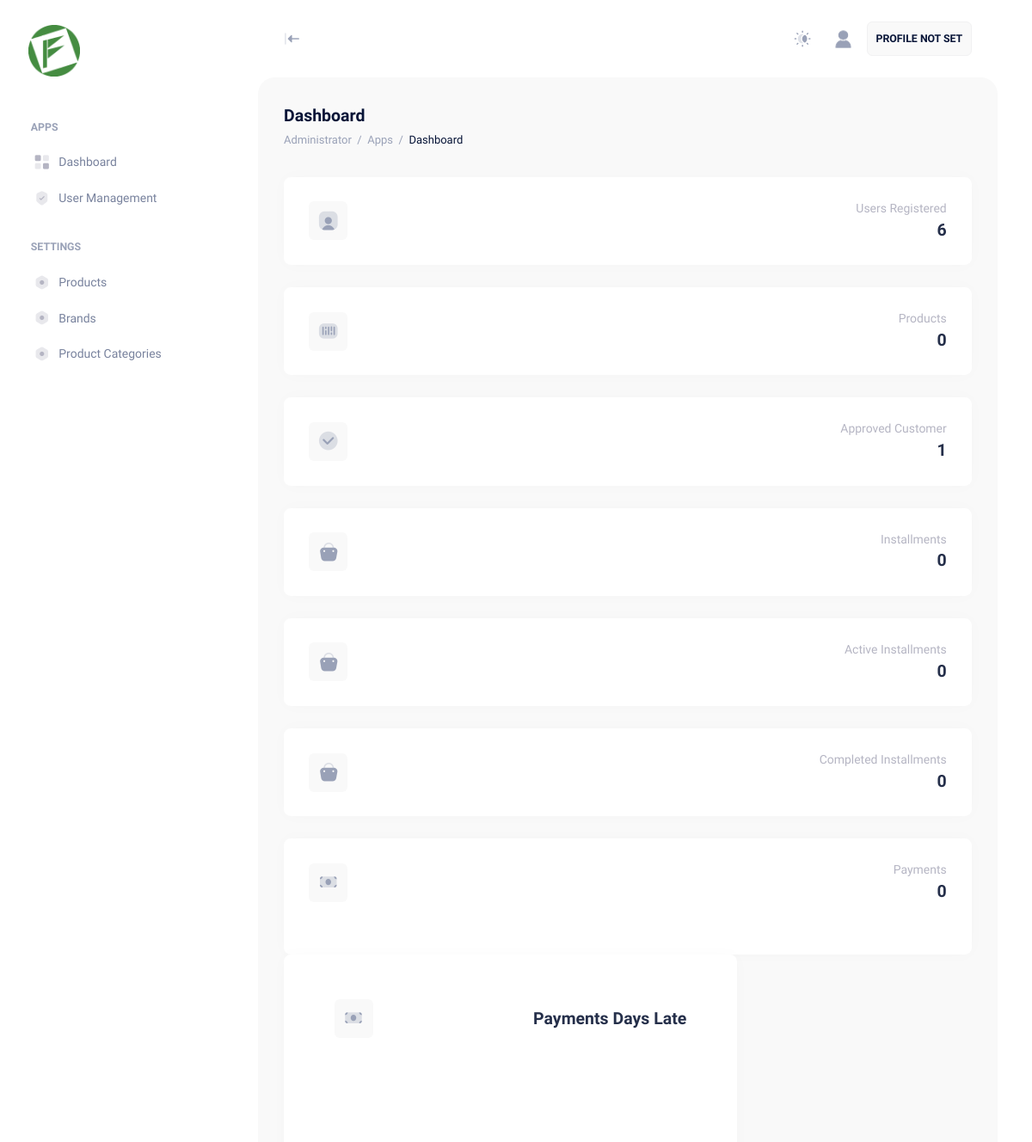
Page /user/administrator/dashboard.php (signed in, upper part) on the earlier database version.
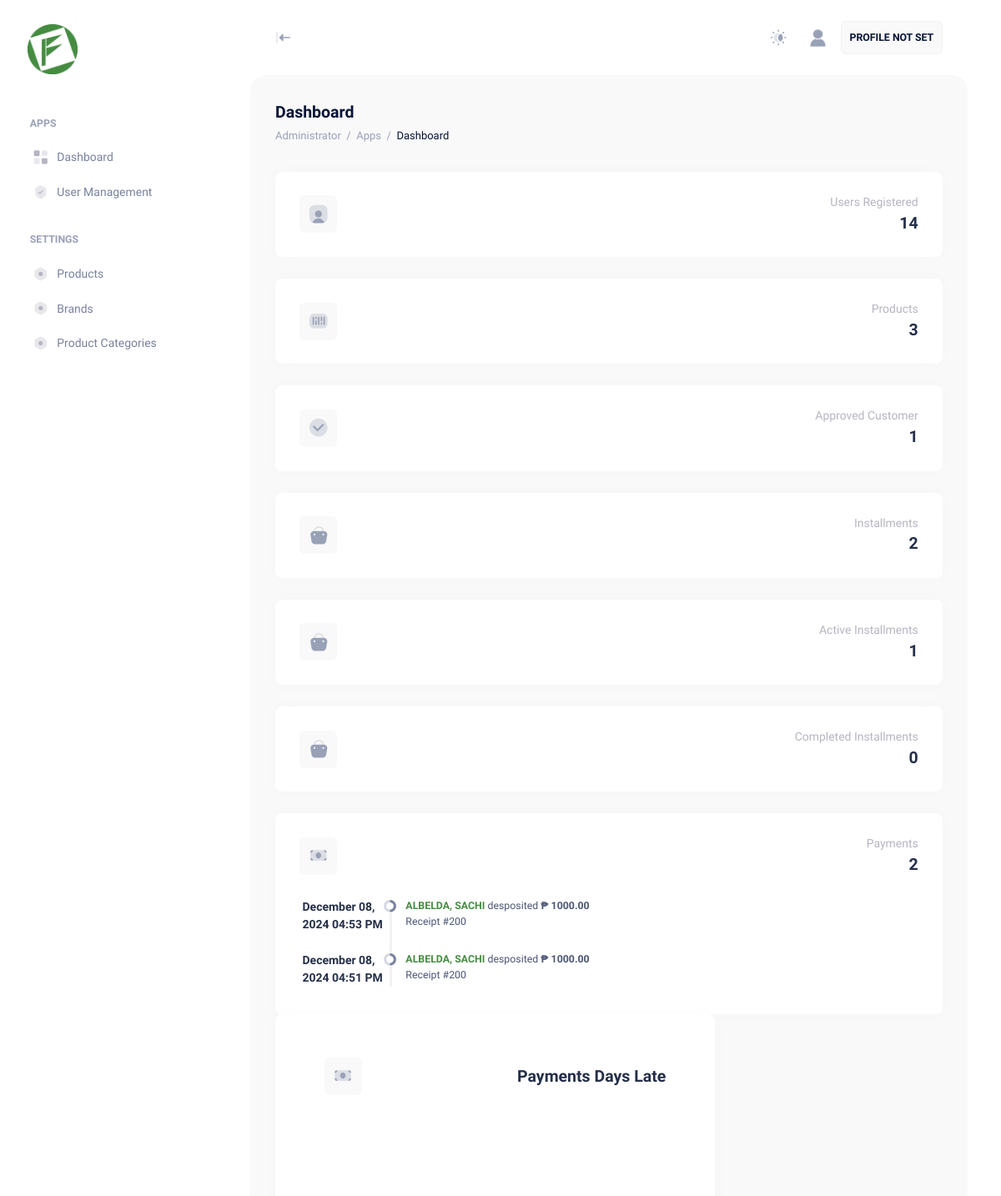
Same page on the later database version.
### tables this page shows
CREATE TABLE IF NOT EXISTS `mm_payments` (
  `PK_mm_payments` int NOT NULL AUTO_INCREMENT,
  `receiptNo` varchar(50) DEFAULT NULL,
  `amount` decimal(10,2) DEFAULT NULL,
  `processBy` int DEFAULT NULL,
  `processDate` datetime DEFAULT NULL,
  `FK_mn_installments` int DEFAULT NULL,
  `daysInterval` int DEFAULT NULL,
  `FK_appsysUsers` int DEFAULT NULL,
  PRIMARY KEY (`PK_mm_payments`)
);

CREATE TABLE IF NOT EXISTS `appsysusers` (
  `PK_appsysUsers` int NOT NULL AUTO_INCREMENT COMMENT 'AUTO GENERATED ID PER USER',
  `user_email` varchar(100) DEFAULT NULL COMMENT 'HASHED EMAIL',
  `user_password` longtext COMMENT 'HASHED PASSWORD',
  `user_empId` varchar(255) DEFAULT NULL COMMENT 'USER EMPLOYEE ID',
  `user_recoveryCode` varchar(255) DEFAULT NULL COMMENT 'HASHED RECOVERY CODE',
  `user_activationCode` varchar(255) DEFAULT NULL COMMENT 'HASHED ACTIVATION CODE',
  `user_secret` varchar(255) DEFAULT NULL,
  `isSecret` bit(1) DEFAULT NULL,
  `isActivated` bit(1) DEFAULT NULL,
  `isDisabled` bit(1) DEFAULT NULL,
  `isDeactivated` bit(1) DEFAULT NULL,
  `isAdmin` bit(1) DEFAULT NULL,
  `isCustomer` bit(1) DEFAULT NULL,
  `isBranchManager` bit(1) DEFAULT NULL,
  `isCreditInvestigator` bit(1) DEFAULT NULL,
  `isCreditCoordinator` bit(1) DEFAULT NULL,
  `isCashier` bit(1) DEFAULT NULL,
  `userLastname` longtext,
  `userFirstName` varchar(500) DEFAULT NULL,
  `userMiddleName` varchar(500) DEFAULT NULL,
  `userNickName` varchar(500) DEFAULT NULL,
  `userGender` int DEFAULT NULL,
  `userCivilStatus` varchar(500) DEFAULT NULL,
  `userNationality` varchar(500) DEFAULT NULL,
  `userAge` int DEFAULT NULL,
  `userDateofBirth` date DEFAULT NULL,
  `userPlaceofBirth` longtext,
  `userContactNumber` varchar(500) DEFAULT NULL,
  `userAddress` longtext,
  `userRegionCode` varchar(50) DEFAULT NULL,
  `userRegion` varchar(255) DEFAULT NULL,
  `userProvinceCode` varchar(50) DEFAULT NULL,
  `userProvince` varchar(255) DEFAULT NULL,
  `userCityCode` varchar(50) DEFAULT NULL,
  `userCity` varchar(255) DEFAULT NULL,
  `userBarangayCode` varchar(50) DEFAULT NULL,
  `userBarangay` varchar(255) DEFAULT NULL,
  `userFullName` varchar(500) DEFAULT NULL,
  `isProfileFilled` bit(1) DEFAULT NULL,
  `isSpouseFilled` bit(1) DEFAULT NULL,
  `isHomeOwnershipFilled` bit(1) DEFAULT NULL,
  `isEmploymentFilled` bit(1) DEFAULT NULL,
  `isPersonalPrefFilled` bit(1) DEFAULT NULL,
  `isChildrenFilled` bit(1) DEFAULT NULL,
  `isRelativesFilled` bit(1) DEFAULT NULL,
  `isNeighborFilled` bit(1) DEFAULT NULL,
  `isNew` int DEFAULT NULL,
  `isCiApproved` int DEFAULT NULL,
  `isCoordinatorApproved` int DEFAULT NULL,
  `lat` longtext,
  `long` longtext,
  PRIMARY KEY (`PK_appsysUsers`) USING BTREE
);

### user/administrator/dashboard.php (the view, shortened to what the changed rows need)
<?php
include '../../app/sessions/AdministratorSession.php';
try {
    $conn = new PDO("mysql:host=$fa_dbserver;dbname=$fa_dbname", $fa_dbuser, $fa_dbpassword);
    $conn->setAttribute(PDO::ATTR_ERRMODE, PDO::ERRMODE_EXCEPTION);
    $user = $conn->prepare("SELECT * FROM appsysusers");
    $user->execute();
    $cuser = $user->rowCount();
    $product = $conn->prepare("SELECT * FROM msc_products JOIN msc_categories ON msc_products.FK_mscCategories = msc_categories.PK_mscCategories");
    $product->execute();
    $cproduct = $product->rowCount();
    $installments = $conn->prepare("SELECT * FROM mn_installments JOIN msc_products ON mn_installments.FK_mscProducts = msc_products.PK_mscProducts JOIN msc_categories ON msc_products.FK_mscCategories = msc_categories.PK_mscCategories JOIN appsysusers ON mn_installments.FK_appsysUsers = appsysusers.PK_appsysUsers");
    $installments->execute();
    $cinstallments = $installments->rowCount();
    $activeinstallments = $conn->prepare("SELECT * FROM mn_installments JOIN msc_products ON mn_installments.FK_mscProducts = msc_products.PK_mscProducts JOIN msc_categories ON msc_products.FK_mscCategories = msc_categories.PK_mscCategories JOIN appsysusers ON mn_installments.FK_appsysUsers = appsysusers.PK_appsysUsers WHERE installmentStatus = 'PENDING'");
    $activeinstallments->execute();
    $cactiveinstallments = $activeinstallments->rowCount();
    $payments = $conn->prepare("SELECT PK_mm_payments, a.receiptNo, a.amount, a.processDate, b.userFullName AS CashierFullName, c.userFullName AS CustomerFullName, d.FK_mscProducts AS productId, e.productName AS productName, a.FK_mn_installments, a.FK_appsysUsers FROM mm_payments AS a JOIN appsysusers AS b ON a.processBy = b.PK_appsysUsers JOIN appsysusers AS c ON a.FK_appsysUsers = c.PK_appsysUsers JOIN mn_installments AS d ON a.FK_mn_installments = d.PK_mn_installments JOIN msc_products AS e ON d.FK_mscProducts = e.PK_mscProducts");
    $payments->execute();
    $cpayments = $payments->rowCount();
    $userpayments = $conn->prepare("SELECT PK_mm_payments, a.receiptNo, a.amount, a.processDate, b.userFullName AS CashierFullName, c.userFullName AS CustomerFullName, d.FK_mscProducts AS productId, e.productName AS productName, a.FK_mn_installments, a.FK_appsysUsers FROM mm_payments AS a JOIN appsysusers AS b ON a.processBy = b.PK_appsysUsers JOIN appsysusers AS c ON a.FK_appsysUsers = c.PK_appsysUsers JOIN mn_installments AS d ON a.FK_mn_installments = d.PK_mn_installments JOIN msc_products AS e ON d.FK_mscProducts = e.PK_mscProducts ORDER BY processDate DESC LIMIT 10");
    $userpayments->execute();
    $cuserpayments = $userpayments->rowCount();
} catch (PDOException $e) {
    echo "Error: " . $e->getMessage();
}
?>
<!DOCTYPE html>
<html lang="en">
<head>
    <link href="../../assets/plugins/custom/leaflet/leaflet.bundle.css" rel="stylesheet" type="text/css" />
    <link href="../../assets/plugins/custom/datatables/datatables.bundle.css" rel="stylesheet" type="text/css" />
    <link href="../../assets/plugins/global/plugins.bundle.css" rel="stylesheet" type="text/css" />
    <link href="../../assets/css/style.bundle.css" rel="stylesheet" type="text/css" />
    <link href="../../assets/css/custom.bundle.css" rel="stylesheet" type="text/css" />
</head>
<body id="kt_body" class="header-fixed header-tablet-and-mobile-fixed toolbar-enabled aside-fixed aside-default-enabled user-select-none">
    <div class="d-flex flex-column flex-root">
        <div class="page d-flex flex-row flex-column-fluid">
            <div class="wrapper d-flex flex-column flex-row-fluid" id="kt_wrapper">
                <div class="content fs-6 d-flex flex-column flex-column-fluid" id="kt_content">
                    <div class="toolbar" id="kt_toolbar">
                        <div class=" container-fluid  d-flex flex-stack flex-wrap flex-sm-nowrap">
                            <div class="d-flex flex-column align-items-start justify-content-center flex-wrap me-2">
                                <h1 class="text-dark fw-bold my-1 fs-2">
                                    Dashboard <small class="text-muted fs-6 fw-normal ms-1"></small>
                                </h1>
                            </div>
                        </div>
                    </div>
                    <div class="post fs-6 d-flex flex-column-fluid" id="kt_post">
                        <div class="container-fluid">
                            <div class="row g-xl-12">
                                <div class="col-xxl-4">
                                    <div class="card  card-xl-stretch mb-5 mb-xl-8">
                                        <div class="card-body p-0 d-flex justify-content-between flex-column">
                                            <div class="d-flex flex-stack card-p flex-grow-1">
                                                <div class="d-flex flex-column text-end">
                                                    <span class="text-gray-400 fw-semibold fs-6">Users Registered</span>
                                                    <span class="fw-bolder text-gray-800 fs-2"><?php echo $cuser; ?></span>
                                                </div>
                                            </div>
                                        </div>
                                    </div>
                                </div>
                                <div class="col-xxl-4">
                                    <div class="card  card-xl-stretch mb-5 mb-xl-8">
                                        <div class="card-body p-0 d-flex justify-content-between flex-column">
                                            <div class="d-flex flex-stack card-p flex-grow-1">
                                                <div class="d-flex flex-column text-end">
                                                    <span class="text-gray-400 fw-semibold fs-6">Products</span>
                                                    <span class="fw-bolder text-gray-800 fs-2"><?php echo $cproduct; ?></span>
                                                </div>
                                            </div>
                                        </div>
                                    </div>
                                </div>
                                <div class="col-xxl-4">
                                    <div class="card  card-xl-stretch mb-5 mb-xl-8">
                                        <div class="card-body p-0 d-flex justify-content-between flex-column">
                                            <div class="d-flex flex-stack card-p flex-grow-1">
                                                <div class="d-flex flex-column text-end">
                                                    <span class="text-gray-400 fw-semibold fs-6">Installments</span>
                                                    <span class="fw-bolder text-gray-800 fs-2"><?php echo $cinstallments; ?></span>
                                                </div>
                                            </div>
                                        </div>
                                    </div>
                                </div>
                                <div class="col-xxl-4">
                                    <div class="card  card-xl-stretch mb-5 mb-xl-8">
                                        <div class="card-body p-0 d-flex justify-content-between flex-column">
                                            <div class="d-flex flex-stack card-p flex-grow-1">
                                                <div class="d-flex flex-column text-end">
                                                    <span class="text-gray-400 fw-semibold fs-6">Active Installments</span>
                                                    <span class="fw-bolder text-gray-800 fs-2"><?php echo $cactiveinstallments; ?></span>
                                                </div>
                                            </div>
                                        </div>
                                    </div>
                                </div>
                                <div class="col-xxl-4">
                                    <div class="card">
                                        <div class="card-body p-0 d-flex justify-content-between flex-column">
                                            <div class="d-flex flex-stack card-p flex-grow-1">
                                                <div class="d-flex flex-column text-end">
                                                    <span class="text-gray-400 fw-semibold fs-6">Payments</span>
                                                    <span class="fw-bolder text-gray-800 fs-2"><?php echo $cpayments; ?></span>
                                                </div>
                                            </div>
                                            <div class="pe-10 ps-10 pb-10">
                                                <div class="timeline-label">
                                                    <?php if ($cuserpayments > 0) { ?>
                                                        <?php while ($ruserpayments = $userpayments->fetch(PDO::FETCH_ASSOC)) { ?>
                                                            <div class="timeline-item">
                                                                <div class="timeline-label fw-bold text-gray-800 fs-6"><?php echo date("F d, Y h:i A", strtotime($ruserpayments["processDate"])) ?></div>
                                                                <div class="timeline-badge">
                                                                    <i class="ki-duotone ki-abstract-8 text-gray-600 fs-3"><span class="path1"></span><span class="path2"></span></i>
                                                                </div>
                                                                <div class="fw-semibold text-gray-700 ps-3 fs-7">
                                                                    <div class="d-flex flex-column">
                                                                        <div class="">
                                                                            <span class="text-primary fw-bolder"><?php echo $ruserpayments["CustomerFullName"] ?></span> desposited <span class="fw-bolder">₱ <?php echo $ruserpayments["amount"] ?></span>
                                                                        </div>
                                                                        <div class="">
                                                                            Receipt #200
                                                                        </div>
                                                                    </div>
                                                                </div>
                                                            </div>
                                                        <?php } ?>
                                                    <?php } ?>
                                                </div>
                                            </div>
                                        </div>
                                    </div>
                                </div>
                            </div>
                        </div>
                    </div>
                </div>
            </div>
        </div>
    </div>
</body>
</html>

Differences in the rows shown:
added mm_payments: processDate "December 08, 2024 04:53 PM", FK_appsysUsers.userFullName "ALBELDA, SACHI", amount "1000.00"
added mm_payments: processDate "December 08, 2024 04:51 PM", FK_appsysUsers.userFullName "ALBELDA, SACHI", amount "1000.00"
Other differences:
$cuser: "6" → "14"
$cproduct: "0" → "3"
$cinstallments: "0" → "2"
$cactiveinstallments: "0" → "1"
$cpayments: "0" → "2"
